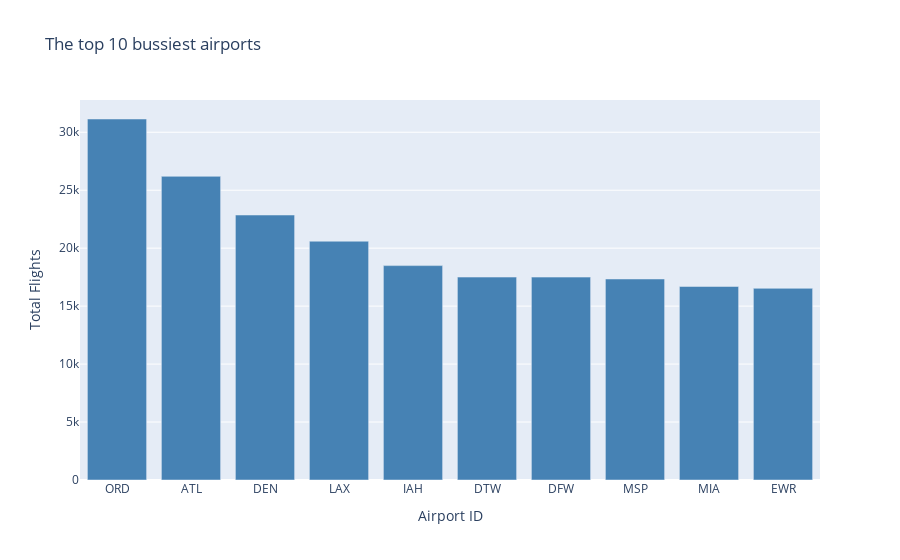
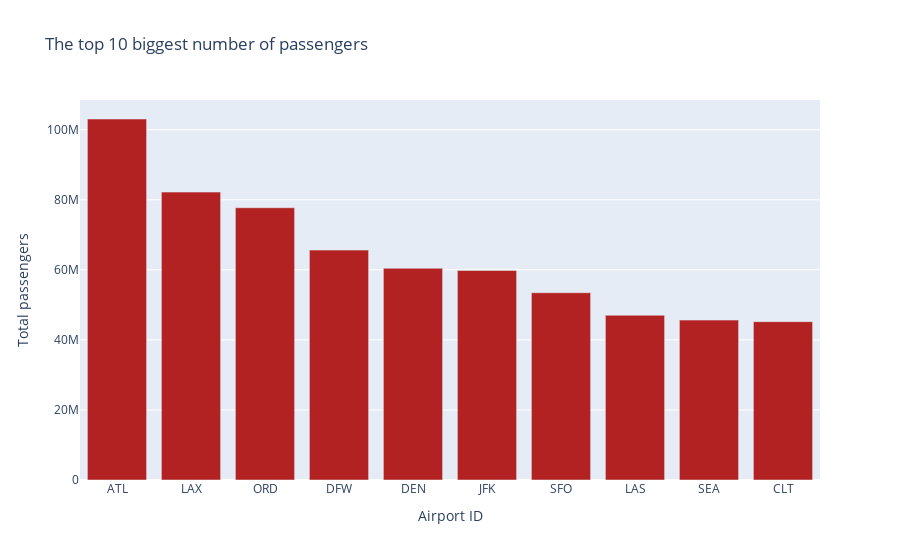
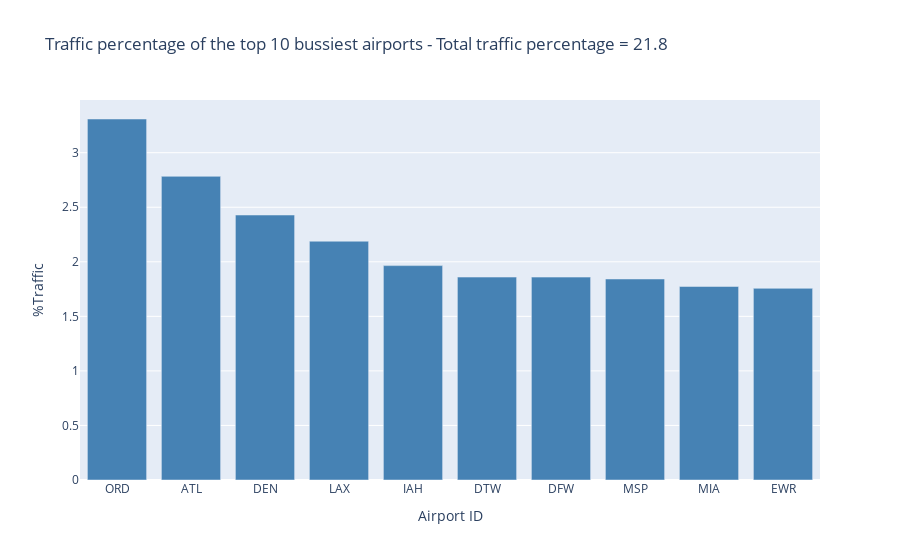

Notebook code cell kept with these figures, in order:
### Code cell
colors = {'1':'steelblue',
          '2':'firebrick',
          '3':'green'}

# The top 10 bussiest airports
data = go.Bar(name='The top 10 bussiest airports',
              x=df_max_flights.airport_id, 
              y=df_max_flights.flights_no, 
              marker_color=colors['1'] ),

layout = go.Layout(
    title= 'The top 10 bussiest airports',
    xaxis=dict(
    title='Airport ID',
    tickmode='linear'),
    yaxis=dict(title='Total Flights')    
)

fig = go.Figure(data=data, layout=layout)
fig.show()

# The top 10 biggest number of passengers
data = go.Bar(name='The top 10 biggest number of passengers',
              x=df_max_passengers.airport_id, 
              y=df_max_passengers.passengers_no, 
              marker_color=colors['2'] ),

layout = go.Layout(
    title= 'The top 10 biggest number of passengers',
    xaxis=dict(
    title='Airport ID',
    tickmode='linear'),
    yaxis=dict(title='Total passengers')    
)

fig = go.Figure(data=data, layout=layout)
fig.show()


# Traffic of the top 10 bussiest airports 
data = go.Bar(name='Traffic of the top 10 bussiest airports',
              x=df_max_flights.airport_id, 
              y=df_max_flights.traffic_percent, 
              marker_color=colors['1'] ),

layout = go.Layout(
    title= 'Traffic percentage of the top 10 bussiest airports - Total traffic percentage = %.1f ' % total_traffic  ,
    xaxis=dict(
    title='Airport ID',
    tickmode='linear'),
    yaxis=dict(title='%Traffic')    
)

fig = go.Figure(data=data, layout=layout)
fig.show()

### Figure 1 — Plotly figure (JSON) as saved in the notebook; plotly's stock layout.template omitted (floating-point values rounded to 4 significant figures)
{"data": [{"marker": {"color": "steelblue"}, "name": "The top 10 bussiest airports", "type": "bar", "x": ["ORD", "ATL", "DEN", "LAX", "IAH", "DTW", "DFW", "MSP", "MIA", "EWR"], "y": [31143, 26197, 22859, 20600, 18494, 17505, 17503, 17341, 16696, 16534]}], "layout": {"title": {"text": "The top 10 bussiest airports"}, "xaxis": {"tickmode": "linear", "title": {"text": "Airport ID"}}, "yaxis": {"title": {"text": "Total Flights"}}}}

### Figure 2 — Plotly figure (JSON) as saved in the notebook; plotly's stock layout.template omitted (floating-point values rounded to 4 significant figures)
{"data": [{"marker": {"color": "firebrick"}, "name": "The top 10 biggest number of passengers", "type": "bar", "x": ["ATL", "LAX", "ORD", "DFW", "DEN", "JFK", "SFO", "LAS", "SEA", "CLT"], "y": [103052908, 82186753, 77721634, 65622840, 60429043, 59816252, 53458141, 47026326, 45646560, 45200541]}], "layout": {"title": {"text": "The top 10 biggest number of passengers"}, "xaxis": {"tickmode": "linear", "title": {"text": "Airport ID"}}, "yaxis": {"title": {"text": "Total passengers"}}}}

### Figure 3 — Plotly figure (JSON) as saved in the notebook; plotly's stock layout.template omitted (floating-point values rounded to 4 significant figures)
{"data": [{"marker": {"color": "steelblue"}, "name": "Traffic of the top 10 bussiest airports", "type": "bar", "x": ["ORD", "ATL", "DEN", "LAX", "IAH", "DTW", "DFW", "MSP", "MIA", "EWR"], "y": [3.309, 2.783, 2.429, 2.189, 1.965, 1.86, 1.86, 1.842, 1.774, 1.757]}], "layout": {"title": {"text": "Traffic percentage of the top 10 bussiest airports - Total traffic percentage = 21.8 "}, "xaxis": {"tickmode": "linear", "title": {"text": "Airport ID"}}, "yaxis": {"title": {"text": "%Traffic"}}}}
